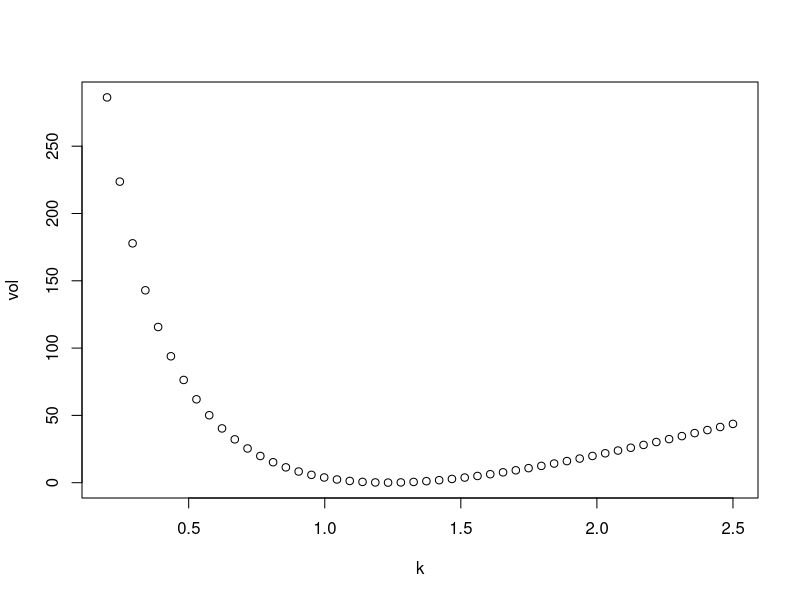

Write the R code that produced this figure.
###########################################
### M\'etodos de interpolaci\'on de vol ###
###########################################


# Vanna-Volga method -------------------------------------------------------

VV<-function(k,S0,t,d_d,d_f,v_atm,v_rr,v_vwb){
  
  F<-S0*d_f/d_d
  
  k_atm<-F*exp(v_atm^2*t/2)
  
  v_25c<-v_atm+v_vwb+v_rr/2
  
  v_25p<-v_atm+v_vwb-v_rr/2
  
  k_25c<-getstrikefromdelta(F,D=.25,v_25c,d_f,t)
  
  k_25p<-getstrikefromdelta(F,D=.25,v_25p,d_f,t)
  
  x1<-log(k_atm/k)*log(k_25c/k)/(log(k_atm/k_25p)*log(k_25c/k_25p))
  
  x2<-log(k/k_25p)*log(k_25c/k)/(log(k_atm/k_25p)*log(k_25c/k_atm))
  
  x3<-log(k/k_25p)*log(k/k_atm)/(log(k_25c/k_25p)*log(k_25c/k_atm))
  
  return(v_25p*x1+v_atm*x2+v_25c*x3)
}

getstrikefromdelta<-function(F,D=.25,v,d_f,t){
  
  return(F*exp(-qnorm(D/d_f)*v*sqrt(t)+v^2*t/2))
  
}

S0<-1.205
tenor<-94/365
ddf<-.9902752
fdf<-.9945049
ATM<-.0905
RR<--.0050
VWB<-.0013


k<-seq(.2,2.5,length.out = 50)

vol<-sapply(k,VV,S0=S0,t=tenor,d_d=ddf,d_f=fdf,v_atm=ATM, v_rr=RR,v_vwb=VWB)

plot(k,vol)
